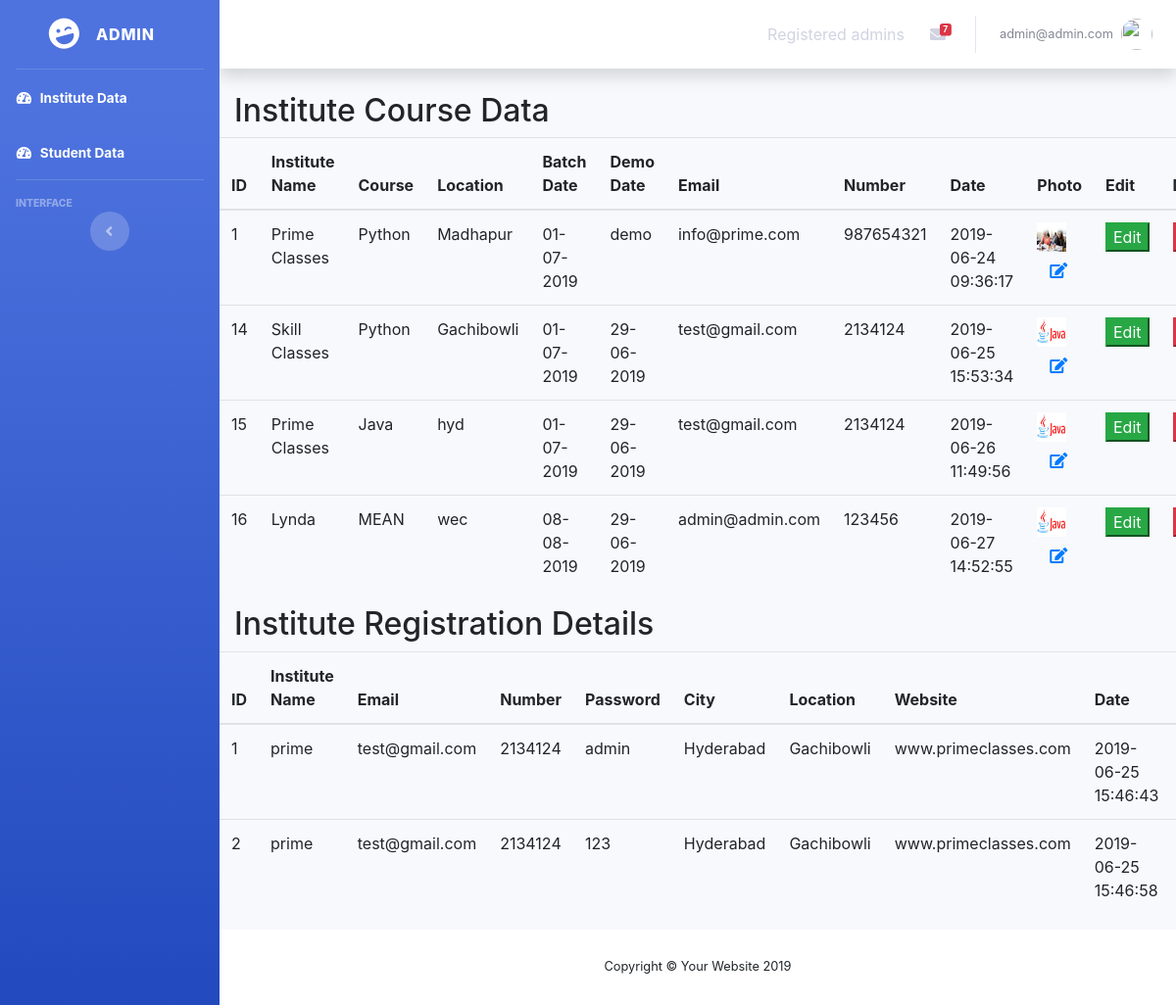
The app's page /admin/institute_data.php (signed in) with its own data.
### tables this page shows
CREATE TABLE `institute_data` (
  `id` int(11) NOT NULL,
  `institute` varchar(50) NOT NULL,
  `course` varchar(50) NOT NULL,
  `location` varchar(50) NOT NULL,
  `batch_date` varchar(50) NOT NULL,
  `demo_date` varchar(50) NOT NULL,
  `email` varchar(50) NOT NULL,
  `number` varchar(50) NOT NULL,
  `photo` varchar(200) NOT NULL,
  `date` varchar(50) NOT NULL
);

CREATE TABLE `institute_registration` (
  `id` int(11) NOT NULL,
  `institute_name` varchar(30) NOT NULL,
  `email` varchar(50) NOT NULL,
  `number` varchar(50) NOT NULL,
  `password` varchar(50) NOT NULL,
  `city` varchar(50) NOT NULL,
  `location` varchar(50) NOT NULL,
  `website` varchar(50) NOT NULL,
  `date` varchar(50) NOT NULL
);

### admin/institute_data.php (the view, shortened to what this page needs)
<?php
include('includes/header.php'); ?>
<?php include('includes/navbar.php'); ?>
<div class="container">
    <div class="row">
        <div class="col-12">
            <h2>
                Institute Course Data
            </h2>
        </div>
        <?php
        $query = "SELECT * FROM institute_data";
        $query_run = mysqli_query($connection, $query);
        ?>
        <div class="table-responsive">
            <table class="table">
                <thead>
                    <tr>
                        <th>ID</th>
                        <th>Institute Name</th>
                        <th>Course</th>
                        <th>Location</th>
                        <th>Batch Date</th>
                        <th>Demo Date</th>
                        <th>Email</th>
                        <th>Number</th>
                        <th>Date</th>
                        <th>Photo</th>
                        <th>Edit</th>
                        <th>Delete</th>
                    </tr>
                </thead>
                <tbody>
                    <?php
                    if (mysqli_num_rows($query_run) > 0) {
                        while ($row = mysqli_fetch_assoc($query_run)) {
                            $image = (!empty($row['photo'])) ? '../img/'.$row['photo'] : '../img/jav.jpg';
                            ?>
                            <tr>
                                <td><?php echo $row['id']; ?></td>
                                <td><?php echo $row['institute']; ?></td>
                                <td><?php echo $row['course']; ?></td>
                                <td><?php echo $row['location']; ?></td>
                                <td><?php echo $row['batch_date']; ?></td>
                                <td><?php echo $row['demo_date']; ?></td>
                                <td><?php echo $row['email']; ?></td>
                                <td><?php echo $row['number']; ?></td>
                                <td><?php echo $row['date']; ?></td>
                                <td>
                                <form action="institute_photo.php" method="post">
                                <img src='<?php echo "$image" ?>' height='30px' width='30px'>
                               <button class="btn" name="edit_photo"><a href='#!'><i class='fa fa-edit'></i></a></button>
                                </form>
                            </td>
                                <td><form action="institute_edit.php" method="post">
                                    <button class="btn-success " name="edit_btn" type="submit">Edit</button>
                                    </form>
                                </td>
                                <td>
                                    <form action="code.php" method="POST">
                                    <button class="btn-danger " name="delete_ud" type="submit">Delete</button>
                                    </form>
                                </td>
                            </tr>
                        <?php
                    }
                } else {
                    echo "No record found";
                }
                ?>
                </tbody>
            </table>
        </div>
    </div>
    <div class="row">
        <div class="col-12">
            <h2>Institute Registration Details</h2>
        </div>
        <?php
        $query = "SELECT * FROM institute_registration";
        $query_run = mysqli_query($connection, $query);
        ?>
        <div class="table-responsive">
            <table class="table">
                <thead>
                    <tr>
                        <th>ID</th>
                        <th>Institute Name</th>
                        <th>Email</th>
                        <th>Number</th>
                        <th>Password</th>
                        <th>City</th>
                        <th>Location</th>
                        <th>Website</th>
                        <th>Date</th>
                        <th>Edit</th>
                    </tr>
                </thead>
                <tbody>
                    <?php
                    if (mysqli_num_rows($query_run) > 0) {
                        while ($row = mysqli_fetch_assoc($query_run)) {
                            ?>
                            <tr>
                                <td><?php echo $row['id']; ?></td>
                                <td><?php echo $row['institute_name']; ?></td>
                                <td><?php echo $row['email']; ?></td>
                                <td><?php echo $row['number']; ?></td>
                                <td><?php echo $row['password']; ?></td>
                                <td><?php echo $row['city']; ?></td>
                                <td><?php echo $row['location']; ?></td>
                                <td><?php echo $row['website']; ?></td>
                                <td><?php echo $row['date']; ?></td>
                                <td>
                                </td>
                            </tr>
                        <?php
                    }
                } else {
                    echo "No record found";
                }
                ?>
                </tbody>
            </table>
        </div>
    </div>
</div>
</div>
<?php include('includes/footer.php'); ?>

### records on screen
institute_data: id "1", institute "Prime Classes", course "Python", location "Madhapur", batch_date "01-07-2019", demo_date "demo", email "info@prime.com", number "987654321", date "2019-06-24 09:36:17", photo (picture)
institute_data: id "14", institute "Skill Classes", course "Python", location "Gachibowli", batch_date "01-07-2019", demo_date "29-06-2019", email "test@gmail.com", number "2134124", date "2019-06-25 15:53:34"
institute_data: id "15", institute "Prime Classes", course "Java", location "hyd", batch_date "01-07-2019", demo_date "29-06-2019", email "test@gmail.com", number "2134124", date "2019-06-26 11:49:56"
institute_data: id "16", institute "Lynda", course "MEAN", location "wec", batch_date "08-08-2019", demo_date "29-06-2019", email "admin@admin.com", number "123456", date "2019-06-27 14:52:55"
institute_registration: id "1", institute_name "prime", email "test@gmail.com", number "2134124", password "admin", city "Hyderabad", location "Gachibowli", website "www.primeclasses.com", date "2019-06-25 15:46:43"
institute_registration: id "2", institute_name "prime", email "test@gmail.com", number "2134124", password "123", city "Hyderabad", location "Gachibowli", website "www.primeclasses.com", date "2019-06-25 15:46:58"

### other values on screen
$_SESSION['username'] "admin@admin.com"
